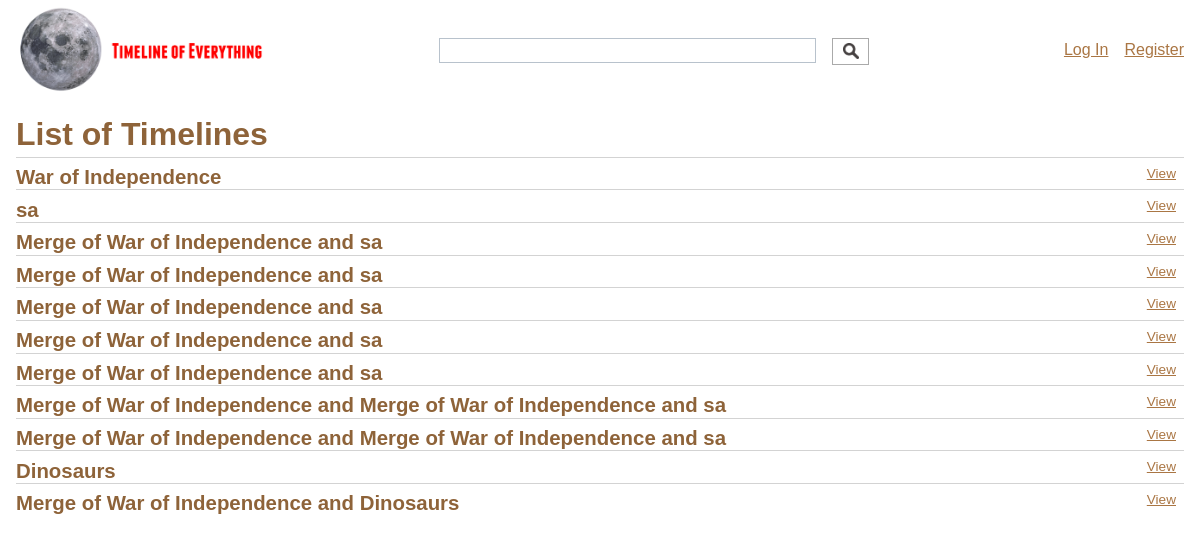
Before: / with the older database file.
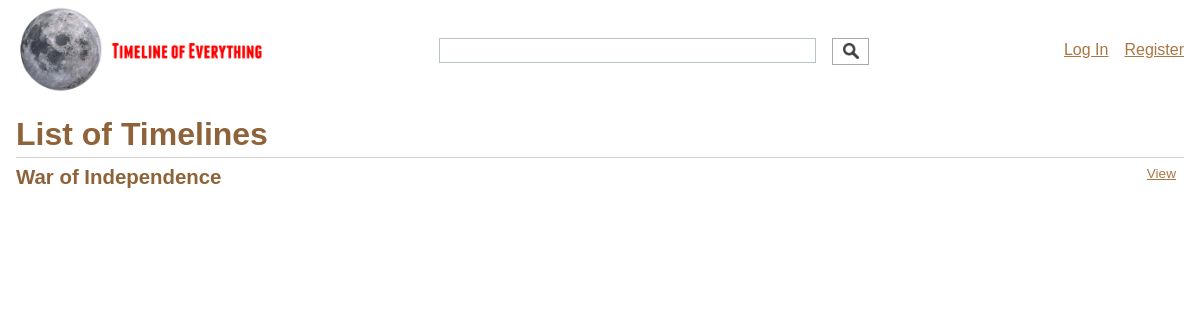
After: the same page with the newer database file.
### tables this page shows
CREATE TABLE timeline (
  id INTEGER PRIMARY KEY AUTOINCREMENT,
  author_id INTEGER NOT NULL,
  created TIMESTAMP NOT NULL DEFAULT CURRENT_TIMESTAMP,
  title TEXT NOT NULL,
  summary TEXT NOT NULL,
  FOREIGN KEY (author_id) REFERENCES user (id)
);

### timeline/blog.py (the view)
@bp.route('/')
def index():
    db = get_db()
    timelines = db.execute(
        'SELECT * FROM timeline t'
    ).fetchall()
    return render_template('blog/index.html', timelines=timelines)

### timeline/auth.py (called while the page is built)
@bp.before_app_request
def load_logged_in_user():
    user_id = session.get('user_id')
    if user_id is None:
        g.user = None
    else:
        g.user = get_db().execute(
            'SELECT * FROM user WHERE id = ?', (user_id,)
        ).fetchone()

### timeline/db.py (called while the page is built)
def get_db():
    if 'db' not in g:
        g.db = sqlite3.connect(
            current_app.config['DATABASE'],
            detect_types=sqlite3.PARSE_DECLTYPES
        )
        g.db.row_factory = sqlite3.Row
    return g.db

### timeline/templates/blog/index.html (shortened to what this page needs)
{% extends 'base.html' %}
{% block header %}
  <h1>{% block title %}List of Timelines{% endblock %}</h1>
{% endblock %}
{% block content %}
  {% for tl in timelines %}
    <article class="post">
      <header>
        <div>
          <h2>{{ tl['title'] }}</h2>
        </div>
        <a class="action" href="{{ url_for('blog.view', id=tl['id']) }}">View</a>
      </header>
    </article>
    {% if not loop.last %}
      <hr>
    {% endif %}
  {% endfor %}
{% endblock %}

### timeline/templates/base.html (shortened to what this page needs)
<!doctype html>
<link rel="stylesheet" href="{{ url_for('static', filename='style.css') }}">
<link rel="stylesheet" href="{{ url_for('static', filename='tailwind.css') }}">
<link title="timeline-styles" rel="stylesheet" href="https://cdn.knightlab.com/libs/timeline3/latest/css/timeline.css">
<nav>
  <a href="{{ url_for('index') }}" class="logo"></a>
  <div class="search-bar ">
    <input type="text" class="search-box border border-grey px-3 w-full">
    <div class="search-button"></div>
  </div>
  <ul class="nav-options">
    {% if g.user %}
      <li><span>{{ g.user['username'] }}</span>
      <li><a href="{{ url_for('auth.logout') }}">Log Out</a>
    {% else %}
      <li><a href="{{ url_for('auth.register') }}">Register</a>
      <li><a href="{{ url_for('auth.login') }}">Log In</a>
    {% endif %}
  </ul>
</nav>
<section class="content">
  <header>
    {% block header %}{% endblock %}
  </header>
  {% block content %}{% endblock %}
</section>

### timeline/static/style.css (style rules this page uses)
* { padding: 0; margin: 0; }
h1, h2, h3, h4, h5, h6 { color: #8e6339; margin: 1rem 0; }
a { color: #aa7644; }
nav { background: white; display: flex; align-items: center; padding: 0 0.5rem; }
.logo { height: 100px; width: 40%; background: url("timeline_logo.png") no-repeat left; background-size: contain; display: inline-block; float: left; }
.search-bar { width: 40%; height: 25px; display: inline-block; float: left; }
.search-bar .search-box { width: calc(90% - 10px); height: 100%; display: inline-block; padding: 0 5px; }
.search-bar .search-button { width: calc(10% - 6px); height: calc(100% + 2px); display: inline-block; background: url("icons/search_icon.png") no-repeat center; background-size: 16px; float: right; border: 1px solid #aaa; cursor: pointer; }
nav ul.nav-options { width: 30%; list-style: none; margin: 0; padding: 0; display: inline-block; float: right }
nav ul li { display: inline-block; float: right; }
nav ul li a, header .action { display: block; padding: 0.5rem; }
.content { padding: 0 1rem 1rem; }
.content > header { border-bottom: 1px solid lightgray; display: flex; align-items: flex-end; }
.content > header h1 { flex: auto; margin: 1rem 0 0.25rem 0; }
.post > header { display: flex; align-items: flex-end; font-size: 0.85em; }
.post > header > div:first-of-type { flex: auto; }
.content:last-child { margin-bottom: 0; }

Changed rows visible on the page:
removed timeline: title "sa"
removed timeline: title "Merge of War of Independence and sa"
removed timeline: title "Merge of War of Independence and sa"
removed timeline: title "Merge of War of Independence and sa"
removed timeline: title "Merge of War of Independence and sa"
removed timeline: title "Merge of War of Independence and sa"
removed timeline: title "Merge of War of Independence and Merge of War of Independence and sa"
removed timeline: title "Merge of War of Independence and Merge of War of Independence and sa"
removed timeline: title "Dinosaurs"
removed timeline: title "Merge of War of Independence and Dinosaurs"
